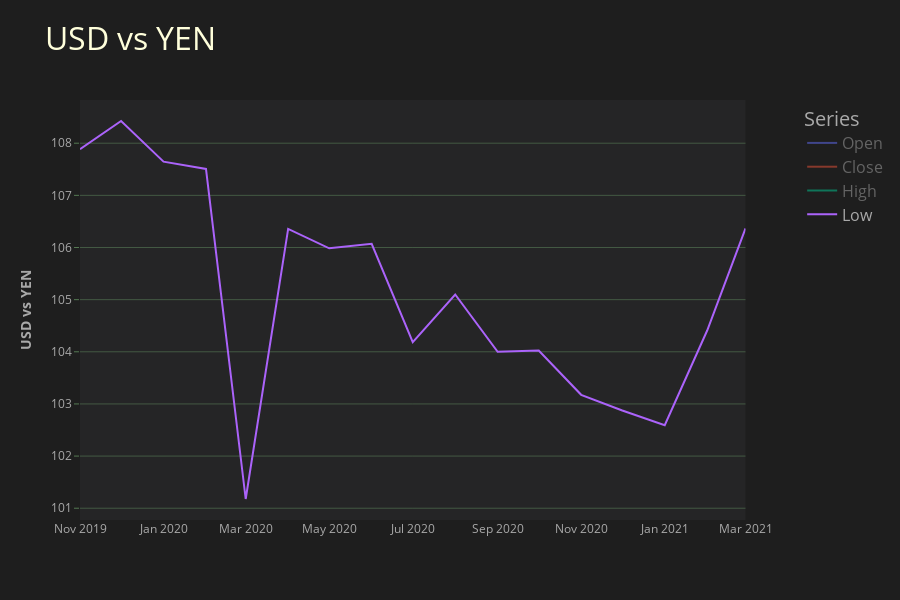

This figure's notebook cell:
### Markdown cell above
Next, let's see how to add many series to a single plot using Plotly.

### Code cell
x = df_rates['time']

series = ['open', 'close', 'high', 'low']

fig = make_subplots(
    specs=[
        [
            {"secondary_y": True} #  This tells Plotly that we will create a plot with two y axes. We will add traces to it later on.
        ]
    ]
)

for serie in series:
    fig.add_trace(
        go.Scatter(
            x=x,
            y=df_rates[serie],
            name=serie.capitalize(),
            visible=True if serie == 'low' else 'legendonly',
            mode='lines'
        ),
    )

fig.update_layout(
    title="USD vs YEN",
    title_font_size=32,
    title_font_color='rgb(255, 255, 219)',

    legend_title='Series',
    legend_title_font_size=20,
    legend_title_font_color='rgb(169, 169, 169)',
    legend_font_size=16,
    legend_font_color='rgb(169, 169, 169)',

    xaxis_showgrid=False,
    xaxis_tickfont_color='rgb(169, 169, 169)',
    
    yaxis_title_text='<b>USD vs YEN</b>',
    yaxis_title_font_color='rgb(169, 169, 169)',
    yaxis_gridcolor='rgba(137, 209, 133, 0.3)',
    yaxis_ticks='outside',
    yaxis_tickcolor='rgba(137, 209, 133, 0.5)',
    yaxis_tickfont_color='rgb(169, 169, 169)',

    paper_bgcolor='rgb(30, 30, 30)',
    plot_bgcolor='rgb(37, 37, 38)',
    width=900,
    height=600,
)

fig.show()

### Figure 1 — Plotly figure (JSON) as saved in the notebook; plotly's stock layout.template omitted (floating-point values rounded to 4 significant figures)
{"data": [{"mode": "lines", "name": "Open", "type": "scatter", "visible": "legendonly", "x": ["2019-11-01T00:00:00", "2019-12-01T00:00:00", "2020-01-01T00:00:00", "2020-02-01T00:00:00", "2020-03-01T00:00:00", "2020-04-01T00:00:00", "2020-05-01T00:00:00", "2020-06-01T00:00:00", "2020-07-01T00:00:00", "2020-08-01T00:00:00", "2020-09-01T00:00:00", "2020-10-01T00:00:00", "2020-11-01T00:00:00", "2020-12-01T00:00:00", "2021-01-01T00:00:00", "2021-02-01T00:00:00", "2021-03-01T00:00:00"], "y": [108.0, 109.5, 108.7, 108.4, 107.5, 107.5, 107.1, 107.7, 107.9, 105.8, 105.9, 105.5, 104.5, 104.3, 103.1, 104.8, 106.5]}, {"mode": "lines", "name": "Close", "type": "scatter", "visible": "legendonly", "x": ["2019-11-01T00:00:00", "2019-12-01T00:00:00", "2020-01-01T00:00:00", "2020-02-01T00:00:00", "2020-03-01T00:00:00", "2020-04-01T00:00:00", "2020-05-01T00:00:00", "2020-06-01T00:00:00", "2020-07-01T00:00:00", "2020-08-01T00:00:00", "2020-09-01T00:00:00", "2020-10-01T00:00:00", "2020-11-01T00:00:00", "2020-12-01T00:00:00", "2021-01-01T00:00:00", "2021-02-01T00:00:00", "2021-03-01T00:00:00"], "y": [109.5, 108.7, 108.3, 108.1, 107.5, 107.1, 107.8, 107.9, 105.9, 105.9, 105.4, 104.7, 104.3, 103.3, 104.7, 106.6, 110.3]}, {"mode": "lines", "name": "High", "type": "scatter", "visible": "legendonly", "x": ["2019-11-01T00:00:00", "2019-12-01T00:00:00", "2020-01-01T00:00:00", "2020-02-01T00:00:00", "2020-03-01T00:00:00", "2020-04-01T00:00:00", "2020-05-01T00:00:00", "2020-06-01T00:00:00", "2020-07-01T00:00:00", "2020-08-01T00:00:00", "2020-09-01T00:00:00", "2020-10-01T00:00:00", "2020-11-01T00:00:00", "2020-12-01T00:00:00", "2021-01-01T00:00:00", "2021-02-01T00:00:00", "2021-03-01T00:00:00"], "y": [109.7, 109.7, 110.3, 112.2, 111.7, 109.4, 108.1, 109.8, 108.2, 107.0, 106.5, 106.1, 105.7, 104.8, 104.9, 106.7, 110.4]}, {"mode": "lines", "name": "Low", "type": "scatter", "visible": true, "x": ["2019-11-01T00:00:00", "2019-12-01T00:00:00", "2020-01-01T00:00:00", "2020-02-01T00:00:00", "2020-03-01T00:00:00", "2020-04-01T00:00:00", "2020-05-01T00:00:00", "2020-06-01T00:00:00", "2020-07-01T00:00:00", "2020-08-01T00:00:00", "2020-09-01T00:00:00", "2020-10-01T00:00:00", "2020-11-01T00:00:00", "2020-12-01T00:00:00", "2021-01-01T00:00:00", "2021-02-01T00:00:00", "2021-03-01T00:00:00"], "y": [107.9, 108.4, 107.6, 107.5, 101.2, 106.4, 106.0, 106.1, 104.2, 105.1, 104.0, 104.0, 103.2, 102.9, 102.6, 104.4, 106.4]}], "layout": {"height": 600, "legend": {"font": {"color": "rgb(169, 169, 169)", "size": 16}, "title": {"font": {"color": "rgb(169, 169, 169)", "size": 20}, "text": "Series"}}, "paper_bgcolor": "rgb(30, 30, 30)", "plot_bgcolor": "rgb(37, 37, 38)", "title": {"font": {"color": "rgb(255, 255, 219)", "size": 32}, "text": "USD vs YEN"}, "width": 900, "xaxis": {"anchor": "y", "domain": [0, 0.94], "showgrid": false, "tickfont": {"color": "rgb(169, 169, 169)"}}, "yaxis": {"anchor": "x", "domain": [0, 1], "gridcolor": "rgba(137, 209, 133, 0.3)", "tickcolor": "rgba(137, 209, 133, 0.5)", "tickfont": {"color": "rgb(169, 169, 169)"}, "ticks": "outside", "title": {"font": {"color": "rgb(169, 169, 169)"}, "text": "<b>USD vs YEN</b>"}}, "yaxis2": {"anchor": "x", "overlaying": "y", "side": "right"}}}
